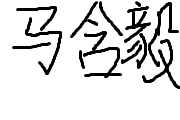
#> input picture watermark_pic.png, 180 x 120 px
$ python -i image_utils.py   (imports and definitions only)
#> lines starting #> are read from the running program, lines starting #| are printed output that depends on the picture
"""
图像处理工具函数
提供色彩空间转换、图像质量评估和预处理功能
"""

import numpy as np
import cv2
from typing import Tuple, Optional


# [192 lines left out: functions bgr_to_yuv, yuv_to_bgr, calculate_psnr, calculate_ssim, preprocess_image, normalize_image, not called in this run]


def denoise_image(image: np.ndarray, method: str = 'gaussian',
                 strength: int = 5) -> np.ndarray:
    """
    图像去噪

    Args:
        image: 输入图像
        method: 去噪方法 ('gaussian', 'median', 'bilateral')
        strength: 去噪强度

    Returns:
        去噪后的图像
    """
    if method == 'gaussian':
        # 高斯模糊
        ksize = strength * 2 + 1
        denoised = cv2.GaussianBlur(image, (ksize, ksize), 0)
    elif method == 'median':
        # 中值滤波
        ksize = strength * 2 + 1
        denoised = cv2.medianBlur(image, ksize)
    elif method == 'bilateral':
        # 双边滤波
        denoised = cv2.bilateralFilter(image, strength * 2 + 1,
                                       strength * 10, strength * 10)
    else:
        raise ValueError(f"不支持的去噪方法: {method}")

    return denoised


# [48 lines left out: functions clip_image, get_y_channel, set_y_channel, not called in this run]

>>> import cv2
>>> picture = cv2.imread('../../../watermark_pic.png')
#> picture is the input picture: shape (120, 180, 3); min 0, max 255, mean 221.9
>>> result = denoise_image(picture)
#> in denoise_image, `denoised = cv2.GaussianBlur(image, (ksize, ksize), 0)`:
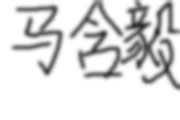
#> denoised: shape (120, 180, 3); min 43, max 255, mean 221.8
